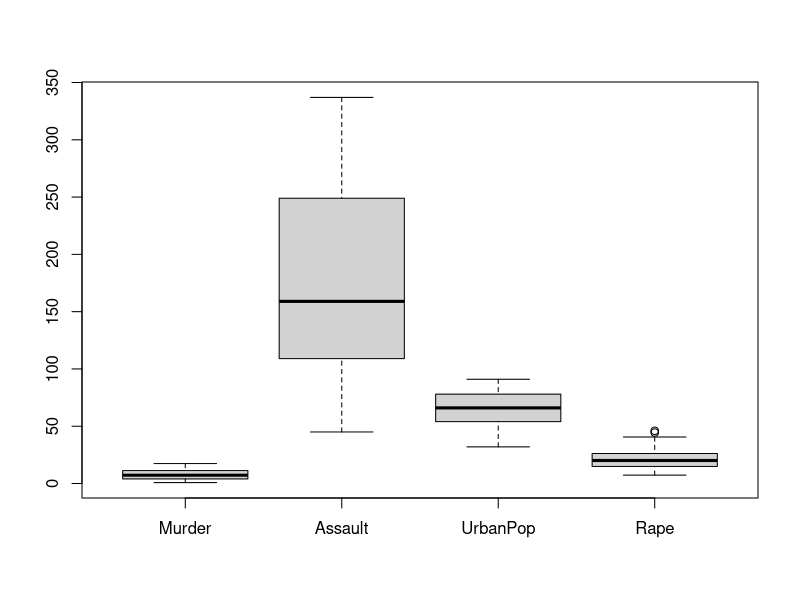

The R source for this figure: (Note: this script raises an error after producing the figure.)
####################################################
### 주성분 분석(principal component analysis)
####################################################
# 1. 자료 가져오기
data("USArrests")
head(USArrests)
summary(USArrests)
boxplot(USArrests)
write.csv(USArrests, file='C:/data/mva/USArrests.csv')

# 2. 주성분 분석 실행
usarr_pca = princomp(USArrests, cor=T, scores=T)
names(usarr_pca)
usarr_pca

# 3. 주성분 분석 결과
summary(usarr_pca)
eig_val = usarr_pca$sdev^2
round(eig_val, 3)

# 5. 스크리그림과 누적분산
# 스크리그림
screeplot(usarr_pca, type="lines", pch=19, main="Scree plot")
# 누적분산 그림 그리기
usarr_var = usarr_pca$sdev^2
usarr_var_ratio = usarr_var/sum(usarr_var)
round(usarr_var_ratio, 3)
plot(cumsum(usarr_var_ratio), type='b', pch=19, xlab='Component', 
     ylab='Cumulative Proporton')
title('Variance Explained')

# 6. 주성분 계수
round(usarr_pca$loadings[,c(1:2)], 3)

# 7. 주성분 점수 및 행렬도(biplot)
usarr_pca$scores[c(1:7), c(1:2)]
biplot(usarr_pca, cex=0.7, col=c("Red", "Blue"))
title("Biplot")
